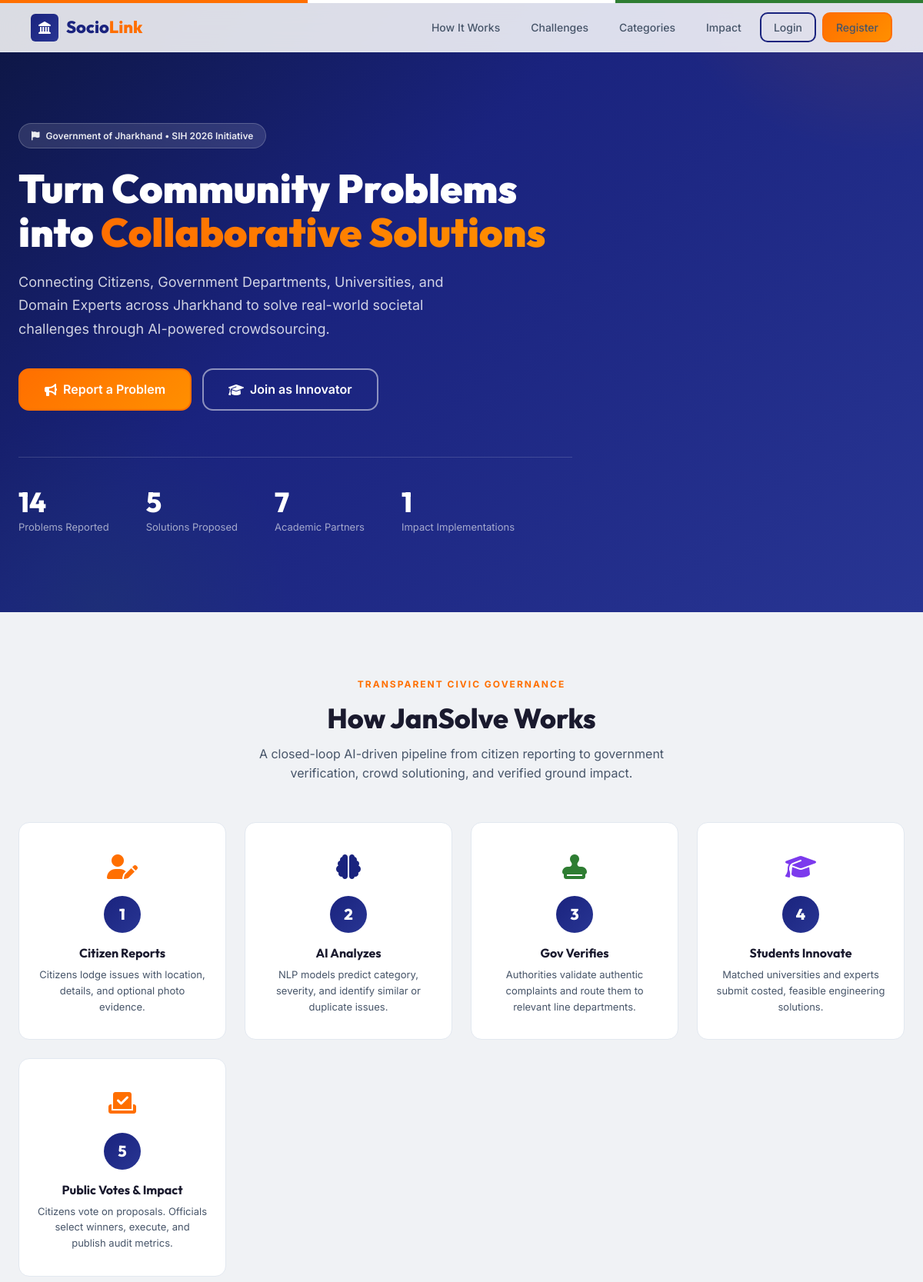
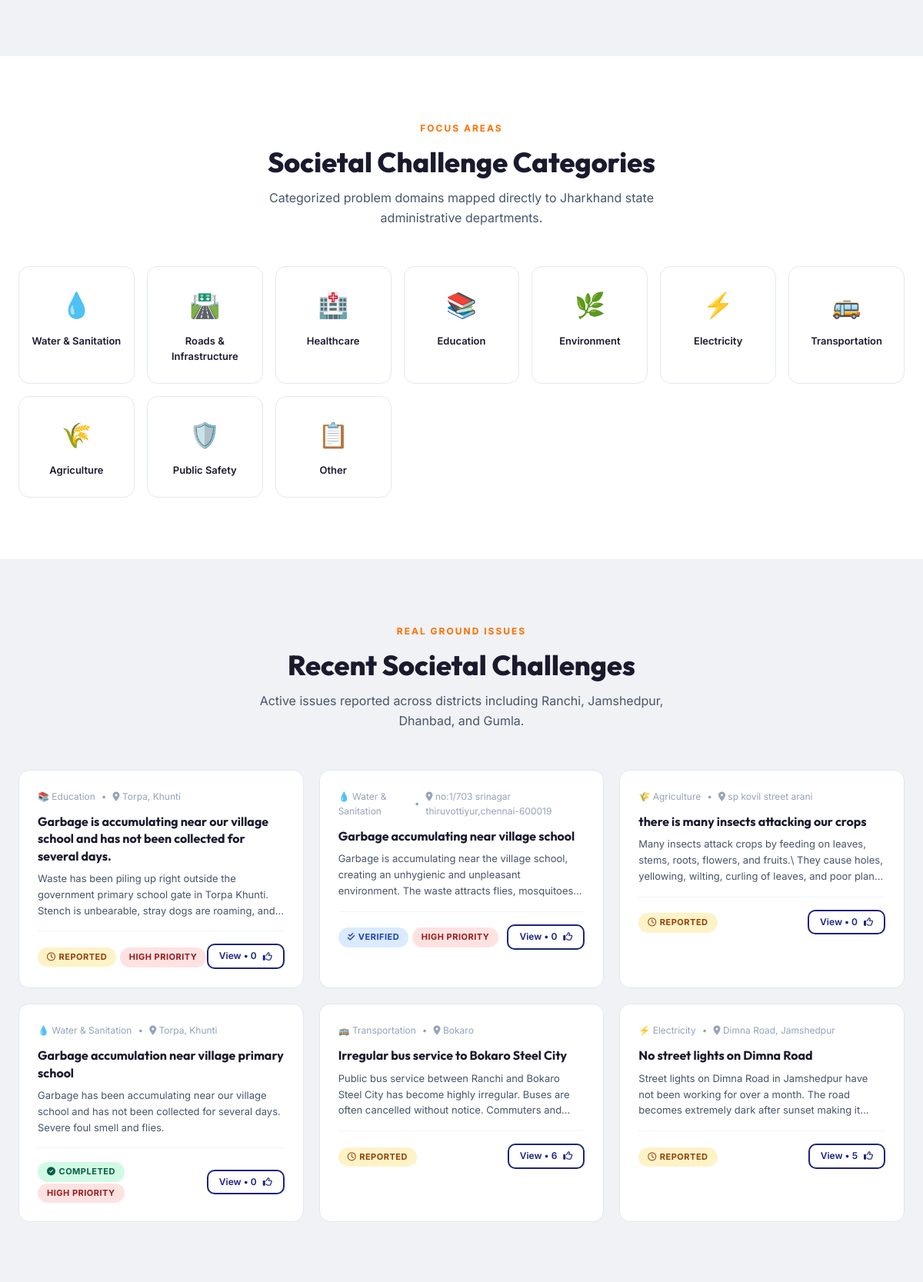
The page / (upper part) on the database its author committed (2 pictures, top to bottom).
### tables this page shows
CREATE TABLE categories (
            id INTEGER PRIMARY KEY AUTOINCREMENT,
            name TEXT UNIQUE NOT NULL,
            description TEXT,
            icon TEXT
        );

CREATE TABLE problems (
            id INTEGER PRIMARY KEY AUTOINCREMENT,
            user_id INTEGER NOT NULL,
            title TEXT NOT NULL,
            description TEXT NOT NULL,
            location TEXT,
            category TEXT,
            sub_category TEXT,
            priority TEXT DEFAULT 'MEDIUM',
            status TEXT DEFAULT 'REPORTED' CHECK(status IN (
                'REPORTED', 'VERIFIED', 'UNDER_REVIEW', 
                'SOLUTION_SELECTED', 'IN_PROGRESS', 'COMPLETED', 'REJECTED'
            )),
            image_path TEXT,
            ai_category TEXT,
            ai_sub_category TEXT,
            ai_priority TEXT,
            ai_confidence REAL,
            support_count INTEGER DEFAULT 0,
            department_id INTEGER,
            verified_by INTEGER,
            verified_at TIMESTAMP,
            created_at TIMESTAMP DEFAULT CURRENT_TIMESTAMP,
            FOREIGN KEY (user_id) REFERENCES users(id),
            FOREIGN KEY (department_id) REFERENCES departments(id),
            FOREIGN KEY (verified_by) REFERENCES users(id)
        );

### app.py (the view)
@main_bp.route('/')
def index():
    db = get_db()
    stats = {
        'problems_reported': db.execute("SELECT COUNT(*) FROM problems").fetchone()[0],
        'solutions_submitted': db.execute("SELECT COUNT(*) FROM solutions").fetchone()[0],
        'experts_connected': db.execute("SELECT COUNT(*) FROM experts").fetchone()[0],
        'problems_solved': db.execute(
            "SELECT COUNT(*) FROM problems WHERE status = 'COMPLETED'"
        ).fetchone()[0],
    }
    recent_problems = db.execute(
        """SELECT p.*, u.name as reporter_name, c.icon as category_icon
           FROM problems p
           JOIN users u ON p.user_id = u.id
           LEFT JOIN categories c ON p.category = c.name
           ORDER BY p.created_at DESC LIMIT 6"""
    ).fetchall()
    categories = db.execute("SELECT * FROM categories").fetchall()
    db.close()
    return render_template('index.html',
                           stats=stats,
                           recent_problems=recent_problems,
                           categories=categories)

### app.py (called while the page is built)
@app.context_processor
def inject_globals():
    return {
        'current_user': {
            'id': session.get('user_id'),
            'name': session.get('user_name'),
            'email': session.get('email'),
            'role': session.get('role'),
            'organization': session.get('organization'),
        } if 'user_id' in session else None
    }

### database.py (called while the page is built)
def get_db():
    db = sqlite3.connect(DATABASE)
    db.row_factory = sqlite3.Row
    db.execute("PRAGMA foreign_keys = ON")
    return db

### templates/index.html (shortened to what this page needs)
{% extends "base.html" %}
{% block hero %}
<section class="hero">
    <div class="container">
        <div class="hero-content">
            <div class="hero-badge">
                <i class="fa-solid fa-flag"></i> Government of Jharkhand &bull; SIH 2026 Initiative
            </div>
            <h1>Turn Community Problems into <span class="highlight">Collaborative Solutions</span></h1>
            <p>Connecting Citizens, Government Departments, Universities, and Domain Experts across Jharkhand to solve real-world societal challenges through AI-powered crowdsourcing.</p>
            <div class="hero-actions">
                {% if current_user %}
                    {% if current_user.role == 'citizen' %}
                        <a href="{{ url_for('citizen.report_problem') }}" class="btn btn-saffron btn-lg">
                            <i class="fa-solid fa-circle-plus"></i> Report a Problem
                        </a>
                        <a href="{{ url_for('citizen.dashboard') }}" class="btn btn-outline-light btn-lg">
                            <i class="fa-solid fa-gauge"></i> My Dashboard
                        </a>
                    {% elif current_user.role == 'student' %}
                        <a href="{{ url_for('expert.challenges') }}" class="btn btn-saffron btn-lg">
                            <i class="fa-solid fa-lightbulb"></i> Explore Challenges
                        </a>
                        <a href="{{ url_for('expert.dashboard') }}" class="btn btn-outline-light btn-lg">
                            <i class="fa-solid fa-gauge"></i> My Portal
                        </a>
                    {% elif current_user.role == 'government' %}
                        <a href="{{ url_for('government.dashboard') }}" class="btn btn-saffron btn-lg">
                            <i class="fa-solid fa-chart-pie"></i> Official Dashboard
                        </a>
                    {% else %}
                        <a href="{{ url_for('admin.dashboard') }}" class="btn btn-saffron btn-lg">
                            <i class="fa-solid fa-shield-halved"></i> Admin Console
                        </a>
                    {% endif %}
                {% else %}
                    <a href="{{ url_for('auth.login') }}" class="btn btn-saffron btn-lg">
                        <i class="fa-solid fa-bullhorn"></i> Report a Problem
                    </a>
                    <a href="{{ url_for('auth.register') }}" class="btn btn-outline-light btn-lg">
                        <i class="fa-solid fa-graduation-cap"></i> Join as Innovator
                    </a>
                {% endif %}
            </div>
            <div class="hero-stats">
                <div class="hero-stat">
                    <div class="number">{{ stats.problems_reported }}</div>
                    <div class="label">Problems Reported</div>
                </div>
                <div class="hero-stat">
                    <div class="number">{{ stats.solutions_submitted }}</div>
                    <div class="label">Solutions Proposed</div>
                </div>
                <div class="hero-stat">
                    <div class="number">{{ stats.experts_connected }}</div>
                    <div class="label">Academic Partners</div>
                </div>
                <div class="hero-stat">
                    <div class="number">{{ stats.problems_solved }}</div>
                    <div class="label">Impact Implementations</div>
                </div>
            </div>
        </div>
    </div>
</section>
{% endblock %}
{% block public_content %}
<section class="section" id="how-it-works">
    <div class="container">
        <div class="section-header">
            <span class="overline">Transparent Civic Governance</span>
            <h2>How JanSolve Works</h2>
            <p>A closed-loop AI-driven pipeline from citizen reporting to government verification, crowd solutioning, and verified ground impact.</p>
        </div>
        <div class="steps-grid">
            <div class="step-card">
                <div class="step-icon text-saffron"><i class="fa-solid fa-user-pen"></i></div>
                <div class="step-number">1</div>
                <h3>Citizen Reports</h3>
                <p>Citizens lodge issues with location, details, and optional photo evidence.</p>
            </div>
            <div class="step-card">
                <div class="step-icon text-primary"><i class="fa-solid fa-brain"></i></div>
                <div class="step-number">2</div>
                <h3>AI Analyzes</h3>
                <p>NLP models predict category, severity, and identify similar or duplicate issues.</p>
            </div>
            <div class="step-card">
                <div class="step-icon text-green"><i class="fa-solid fa-stamp"></i></div>
                <div class="step-number">3</div>
                <h3>Gov Verifies</h3>
                <p>Authorities validate authentic complaints and route them to relevant line departments.</p>
            </div>
            <div class="step-card">
                <div class="step-icon text-purple" style="color: #7c3aed;"><i class="fa-solid fa-graduation-cap"></i></div>
                <div class="step-number">4</div>
                <h3>Students Innovate</h3>
                <p>Matched universities and experts submit costed, feasible engineering solutions.</p>
            </div>
            <div class="step-card">
                <div class="step-icon text-saffron"><i class="fa-solid fa-check-to-slot"></i></div>
                <div class="step-number">5</div>
                <h3>Public Votes & Impact</h3>
                <p>Citizens vote on proposals. Officials select winners, execute, and publish audit metrics.</p>
            </div>
        </div>
    </div>
</section>
<section class="section section-alt" id="categories">
    <div class="container">
        <div class="section-header">
            <span class="overline">Focus Areas</span>
            <h2>Societal Challenge Categories</h2>
            <p>Categorized problem domains mapped directly to Jharkhand state administrative departments.</p>
        </div>
        <div class="category-grid">
            {% for cat in categories %}
                <div class="category-card">
                    <div class="cat-icon">{{ cat.icon }}</div>
                    <div class="cat-name">{{ cat.name }}</div>
                </div>
            {% endfor %}
        </div>
    </div>
</section>
<section class="section" id="challenges">
    <div class="container">
        <div class="section-header">
            <span class="overline">Real Ground Issues</span>
            <h2>Recent Societal Challenges</h2>
            <p>Active issues reported across districts including Ranchi, Jamshedpur, Dhanbad, and Gumla.</p>
        </div>
        <div class="challenges-grid">
            {% for p in recent_problems %}
                <div class="challenge-card">
                    <div class="challenge-meta">
                        <span>{{ p.category_icon or '📋' }} {{ p.category or 'General' }}</span>
                        <span>&bull;</span>
                        <span><i class="fa-solid fa-location-dot"></i> {{ p.location }}</span>
                    </div>
                    <h3>{{ p.title }}</h3>
                    <p>{{ p.description }}</p>
                    <div class="challenge-footer">
                        <div>
                            {% if p.status == 'REPORTED' %}
                                <span class="badge badge-reported"><i class="fa-regular fa-clock"></i> Reported</span>
                            {% elif p.status == 'VERIFIED' %}
                                <span class="badge badge-verified"><i class="fa-solid fa-check-double"></i> Verified</span>
                            {% elif p.status == 'UNDER_REVIEW' %}
                                <span class="badge badge-review"><i class="fa-solid fa-magnifying-glass"></i> Under Review</span>
                            {% elif p.status == 'IN_PROGRESS' %}
                                <span class="badge badge-progress"><i class="fa-solid fa-gear"></i> In Progress</span>
                            {% elif p.status == 'COMPLETED' %}
                                <span class="badge badge-completed"><i class="fa-solid fa-circle-check"></i> Completed</span>
                            {% else %}
                                <span class="badge badge-rejected">{{ p.status }}</span>
                            {% endif %}
                            {% if p.priority == 'HIGH' %}
                                <span class="badge badge-high">High Priority</span>
                            {% endif %}
                        </div>
                        <a href="{{ url_for('auth.login') }}" class="btn btn-outline btn-sm">
                            View &bull; {{ p.support_count }} <i class="fa-regular fa-thumbs-up"></i>
                        </a>
                    </div>
                </div>
            {% endfor %}
        </div>
    </div>
</section>
{% endblock %}

### rows shown on the page
categories: icon "💧", name "Water & Sanitation"
categories: icon "🛣️", name "Roads & Infrastructure"
categories: icon "🏥", name "Healthcare"
categories: icon "📚", name "Education"
categories: icon "🌿", name "Environment"
categories: icon "⚡", name "Electricity"
categories: icon "🚌", name "Transportation"
categories: icon "🌾", name "Agriculture"
categories: icon "🛡️", name "Public Safety"
categories: icon "📋", name "Other"
problems: icon "📚", category "Education", location "Torpa, Khunti", title "Garbage is accumulating near our village school and has not been collected for several days.", description "Waste has been piling up right outside the government primary school gate in Torpa Khunti. Stench is unbearable, stray dogs are roaming,…", status "REPORTED" (drawn), priority "HIGH PRIORITY", support_count "0"
problems: icon "💧", category "Water & Sanitation", location "no:1/703 srinagar thiruvottiyur,chennai-600019", title "Garbage accumulating near village school", description "Garbage is accumulating near the village school, creating an unhygienic and unpleasant environment. The waste attracts flies,…", status "VERIFIED" (drawn), priority "HIGH PRIORITY", support_count "0"
problems: icon "🌾", category "Agriculture", location "sp kovil street arani", title "there is many insects attacking our crops", description "Many insects attack crops by feeding on leaves, stems, roots, flowers, and fruits.\\ They cause holes, yellowing, wilting, curling of leaves, and poor…", status "REPORTED" (drawn), support_count "0"
problems: icon "💧", category "Water & Sanitation", location "Torpa, Khunti", title "Garbage accumulation near village primary school", description "Garbage has been accumulating near our village school and has not been collected for several days. Severe foul smell and flies.", status "COMPLETED" (drawn), priority "HIGH PRIORITY", support_count "0"
problems: icon "🚌", category "Transportation", location "Bokaro", title "Irregular bus service to Bokaro Steel City", description "Public bus service between Ranchi and Bokaro Steel City has become highly irregular. Buses are often cancelled without notice. Commuters…", status "REPORTED" (drawn), support_count "6"
problems: icon "⚡", category "Electricity", location "Dimna Road, Jamshedpur", title "No street lights on Dimna Road", description "Street lights on Dimna Road in Jamshedpur have not been working for over a month. The road becomes extremely dark after sunset making…", status "REPORTED" (drawn), support_count "5"

### other values the page prints
{{ stats.problems_reported }} "14"
{{ stats.solutions_submitted }} "5"
{{ stats.experts_connected }} "7"
{{ stats.problems_solved }} "1"
